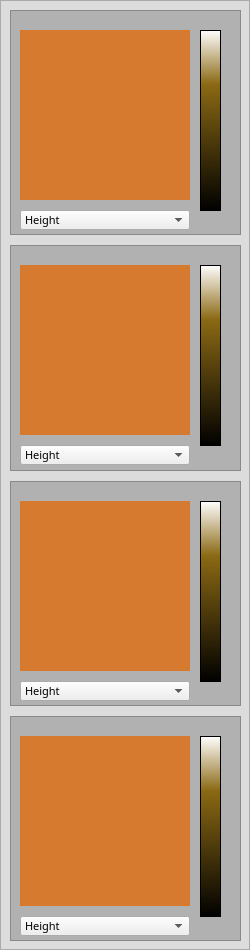
     <widget class="QFrame" name="frame">
      <property name="styleSheet">
       <string notr="true">QFrame
{background-color:rgb(220, 220, 220)
}</string>
      </property>
      <property name="frameShape">
       <enum>QFrame::StyledPanel</enum>
      </property>
      <property name="frameShadow">
       <enum>QFrame::Raised</enum>
      </property>
      <widget class="QWidget" name="layoutWidget">
       <property name="geometry">
        <rect>
         <x>10</x>
         <y>10</y>
         <width>231</width>
         <height>931</height>
        </rect>
       </property>
       <layout class="QVBoxLayout" name="verticalLayout_2" stretch="1,1,1,1">
        <property name="spacing">
         <number>10</number>
        </property>
        <item>
         <widget class="QFrame" name="frame_2">
          <property name="sizePolicy">
           <sizepolicy hsizetype="Expanding" vsizetype="Expanding">
            <horstretch>0</horstretch>
            <verstretch>0</verstretch>
           </sizepolicy>
          </property>
          <property name="styleSheet">
           <string notr="true">QFrame
{background-color:rgb(177, 177, 177)}</string>
          </property>
          <property name="frameShape">
           <enum>QFrame::StyledPanel</enum>
          </property>
          <property name="frameShadow">
           <enum>QFrame::Raised</enum>
          </property>
          <widget class="QComboBox" name="comboBox">
           <property name="geometry">
            <rect>
             <x>10</x>
             <y>200</y>
             <width>170</width>
             <height>20</height>
            </rect>
           </property>
           <property name="sizePolicy">
            <sizepolicy hsizetype="Expanding" vsizetype="Expanding">
             <horstretch>0</horstretch>
             <verstretch>0</verstretch>
            </sizepolicy>
           </property>
           <property name="font">
            <font>
             <family>Arial Black</family>
             <pointsize>8</pointsize>
            </font>
           </property>
           <item>
            <property name="text">
             <string>Height</string>
            </property>
           </item>
           <item>
            <property name="text">
             <string>Deflection</string>
            </property>
           </item>
           <item>
            <property name="text">
             <string>Amplitude Error</string>
            </property>
           </item>
           <item>
            <property name="text">
             <string>Phase</string>
            </property>
           </item>
           <item>
            <property name="text">
             <string>Off</string>
            </property>
           </item>
          </widget>
          <widget class="QFrame" name="frame_25">
           <property name="geometry">
            <rect>
             <x>10</x>
             <y>20</y>
             <width>170</width>
             <height>170</height>
            </rect>
           </property>
           <property name="styleSheet">
            <string notr="true">QFrame{background-color:rgb(214, 122, 47)}</string>
           </property>
           <property name="frameShape">
            <enum>QFrame::StyledPanel</enum>
           </property>
           <property name="frameShadow">
            <enum>QFrame::Raised</enum>
           </property>
           <widget class="QLabel" name="label">
            <property name="geometry">
             <rect>
              <x>0</x>
              <y>0</y>
              <width>170</width>
              <height>170</height>
             </rect>
            </property>
            <property name="sizePolicy">
             <sizepolicy hsizetype="Expanding" vsizetype="Expanding">
              <horstretch>0</horstretch>
              <verstretch>0</verstretch>
             </sizepolicy>
            </property>
            <property name="text">
             <string/>
            </property>
           </widget>
          </widget>
          <widget class="QFrame" name="frame_35">
           <property name="geometry">
            <rect>
             <x>190</x>
             <y>20</y>
             <width>21</width>
             <height>181</height>
            </rect>
           </property>
           <property name="styleSheet">
            <string notr="true">QFrame{background:qlineargradient(y1:0,y2:1,stop:0 rgb(255, 255, 255),stop:0.3 rgb(139,105,20),stop:1 rgb(0, 0, 0))}</string>
           </property>
           <property name="frameShape">
            <enum>QFrame::StyledPanel</enum>
           </property>
           <property name="frameShadow">
            <enum>QFrame::Raised</enum>
           </property>
          </widget>
         </widget>
        </item>
        <item>
         <widget class="QFrame" name="frame_3">
          <property name="sizePolicy">
           <sizepolicy hsizetype="Expanding" vsizetype="Expanding">
            <horstretch>0</horstretch>
            <verstretch>0</verstretch>
           </sizepolicy>
          </property>
          <property name="styleSheet">
           <string notr="true">QFrame
{background-color:rgb(177, 177, 177)}</string>
          </property>
          <property name="frameShape">
           <enum>QFrame::StyledPanel</enum>
          </property>
          <property name="frameShadow">
           <enum>QFrame::Raised</enum>
          </property>
          <widget class="QComboBox" name="comboBox_2">
           <property name="geometry">
            <rect>
             <x>10</x>
             <y>200</y>
             <width>170</width>
             <height>20</height>
            </rect>
           </property>
           <property name="sizePolicy">
            <sizepolicy hsizetype="Expanding" vsizetype="Expanding">
             <horstretch>0</horstretch>
             <verstretch>0</verstretch>
            </sizepolicy>
           </property>
           <property name="font">
            <font>
             <family>Arial Black</family>
             <pointsize>8</pointsize>
            </font>
           </property>
           <item>
            <property name="text">
             <string>Height</string>
            </property>
           </item>
           <item>
            <property name="text">
             <string>Deflection</string>
            </property>
           </item>
           <item>
            <property name="text">
             <string>Amplitude Error</string>
            </property>
           </item>
           <item>
            <property name="text">
             <string>Phase</string>
            </property>
           </item>
           <item>
            <property name="text">
             <string>Off</string>
            </property>
           </item>
          </widget>
          <widget class="QFrame" name="frame_26">
           <property name="geometry">
            <rect>
             <x>10</x>
             <y>20</y>
             <width>170</width>
             <height>170</height>
            </rect>
           </property>
           <property name="styleSheet">
            <string notr="true">QFrame{background-color:rgb(214, 122, 47)}</string>
           </property>
           <property name="frameShape">
            <enum>QFrame::StyledPanel</enum>
           </property>
           <property name="frameShadow">
            <enum>QFrame::Raised</enum>
           </property>
           <widget class="QLabel" name="label_3">
            <property name="geometry">
             <rect>
              <x>0</x>
              <y>0</y>
              <width>170</width>
              <height>170</height>
             </rect>
            </property>
            <property name="sizePolicy">
             <sizepolicy hsizetype="Expanding" vsizetype="Expanding">
              <horstretch>0</horstretch>
              <verstretch>0</verstretch>
             </sizepolicy>
            </property>
            <property name="text">
             <string/>
            </property>
           </widget>
          </widget>
          <widget class="QFrame" name="frame_36">
           <property name="geometry">
            <rect>
             <x>190</x>
             <y>20</y>
             <width>21</width>
             <height>181</height>
            </rect>
           </property>
           <property name="styleSheet">
            <string notr="true">QFrame{background:qlineargradient(y1:0,y2:1,stop:0 rgb(255, 255, 255),stop:0.3 rgb(139,105,20),stop:1 rgb(0, 0, 0))}</string>
           </property>
           <property name="frameShape">
            <enum>QFrame::StyledPanel</enum>
           </property>
           <property name="frameShadow">
            <enum>QFrame::Raised</enum>
           </property>
          </widget>
         </widget>
        </item>
        <item>
         <widget class="QFrame" name="frame_4">
          <property name="sizePolicy">
           <sizepolicy hsizetype="Expanding" vsizetype="Expanding">
            <horstretch>0</horstretch>
            <verstretch>0</verstretch>
           </sizepolicy>
          </property>
          <property name="styleSheet">
           <string notr="true">QFrame
{background-color:rgb(177, 177, 177)}</string>
          </property>
          <property name="frameShape">
           <enum>QFrame::StyledPanel</enum>
          </property>
          <property name="frameShadow">
           <enum>QFrame::Raised</enum>
          </property>
          <widget class="QComboBox" name="comboBox_3">
           <property name="geometry">
            <rect>
             <x>10</x>
             <y>200</y>
             <width>170</width>
             <height>20</height>
            </rect>
           </property>
           <property name="sizePolicy">
            <sizepolicy hsizetype="Expanding" vsizetype="Expanding">
             <horstretch>0</horstretch>
             <verstretch>0</verstretch>
            </sizepolicy>
           </property>
           <property name="font">
            <font>
             <family>Arial Black</family>
             <pointsize>8</pointsize>
            </font>
           </property>
           <item>
            <property name="text">
             <string>Height</string>
            </property>
           </item>
           <item>
            <property name="text">
             <string>Deflection</string>
            </property>
           </item>
           <item>
            <property name="text">
             <string>Amplitude Error</string>
            </property>
           </item>
           <item>
            <property name="text">
             <string>Phase</string>
            </property>
           </item>
           <item>
            <property name="text">
             <string>Off</string>
            </property>
           </item>
          </widget>
          <widget class="QFrame" name="frame_27">
           <property name="geometry">
            <rect>
             <x>10</x>
             <y>20</y>
             <width>170</width>
             <height>170</height>
            </rect>
           </property>
           <property name="styleSheet">
            <string notr="true">QFrame{background-color:rgb(214, 122, 47)}</string>
           </property>
           <property name="frameShape">
            <enum>QFrame::StyledPanel</enum>
           </property>
           <property name="frameShadow">
            <enum>QFrame::Raised</enum>
           </property>
           <widget class="QLabel" name="label_4">
            <property name="geometry">
             <rect>
              <x>0</x>
              <y>0</y>
              <width>170</width>
              <height>170</height>
             </rect>
            </property>
            <property name="sizePolicy">
             <sizepolicy hsizetype="Expanding" vsizetype="Expanding">
              <horstretch>0</horstretch>
              <verstretch>0</verstretch>
             </sizepolicy>
            </property>
            <property name="text">
             <string/>
            </property>
           </widget>
          </widget>
          <widget class="QFrame" name="frame_37">
           <property name="geometry">
            <rect>
             <x>190</x>
             <y>20</y>
             <width>21</width>
             <height>181</height>
            </rect>
           </property>
           <property name="styleSheet">
            <string notr="true">QFrame{background:qlineargradient(y1:0,y2:1,stop:0 rgb(255, 255, 255),stop:0.3 rgb(139,105,20),stop:1 rgb(0, 0, 0))}</string>
           </property>
           <property name="frameShape">
            <enum>QFrame::StyledPanel</enum>
           </property>
           <property name="frameShadow">
            <enum>QFrame::Raised</enum>
           </property>
          </widget>
         </widget>
        </item>
        <item>
         <widget class="QFrame" name="frame_5">
          <property name="sizePolicy">
           <sizepolicy hsizetype="Expanding" vsizetype="Expanding">
            <horstretch>0</horstretch>
            <verstretch>0</verstretch>
           </sizepolicy>
          </property>
          <property name="styleSheet">
           <string notr="true">QFrame
{background-color:rgb(177, 177, 177)}</string>
          </property>
          <property name="frameShape">
           <enum>QFrame::StyledPanel</enum>
          </property>
          <property name="frameShadow">
           <enum>QFrame::Raised</enum>
          </property>
          <widget class="QComboBox" name="comboBox_4">
           <property name="geometry">
            <rect>
             <x>10</x>
             <y>200</y>
             <width>170</width>
             <height>20</height>
            </rect>
           </property>
           <property name="sizePolicy">
            <sizepolicy hsizetype="Expanding" vsizetype="Expanding">
             <horstretch>0</horstretch>
             <verstretch>0</verstretch>
            </sizepolicy>
           </property>
           <property name="font">
            <font>
             <family>Arial Black</family>
             <pointsize>8</pointsize>
            </font>
           </property>
           <item>
            <property name="text">
             <string>Height</string>
            </property>
           </item>
           <item>
            <property name="text">
             <string>Deflection</string>
            </property>
           </item>
           <item>
            <property name="text">
             <string>Amplitude Error</string>
            </property>
           </item>
           <item>
            <property name="text">
             <string>Phase</string>
            </property>
           </item>
           <item>
            <property name="text">
             <string>Off</string>
            </property>
           </item>
          </widget>
          <widget class="QFrame" name="frame_28">
           <property name="geometry">
            <rect>
             <x>10</x>
             <y>20</y>
             <width>170</width>
             <height>170</height>
            </rect>
           </property>
           <property name="styleSheet">
            <string notr="true">QFrame{background-color:rgb(214, 122, 47)}</string>
           </property>
           <property name="frameShape">
            <enum>QFrame::StyledPanel</enum>
           </property>
           <property name="frameShadow">
            <enum>QFrame::Raised</enum>
           </property>
           <widget class="QLabel" name="label_5">
            <property name="geometry">
             <rect>
              <x>0</x>
              <y>0</y>
              <width>170</width>
              <height>170</height>
             </rect>
            </property>
            <property name="sizePolicy">
             <sizepolicy hsizetype="Expanding" vsizetype="Expanding">
              <horstretch>0</horstretch>
              <verstretch>0</verstretch>
             </sizepolicy>
            </property>
            <property name="text">
             <string/>
            </property>
           </widget>
          </widget>
          <widget class="QFrame" name="frame_38">
           <property name="geometry">
            <rect>
             <x>190</x>
             <y>20</y>
             <width>21</width>
             <height>181</height>
            </rect>
           </property>
           <property name="styleSheet">
            <string notr="true">QFrame{background:qlineargradient(y1:0,y2:1,stop:0 rgb(255, 255, 255),stop:0.3 rgb(139,105,20),stop:1 rgb(0, 0, 0))}</string>
           </property>
           <property name="frameShape">
            <enum>QFrame::StyledPanel</enum>
           </property>
           <property name="frameShadow">
            <enum>QFrame::Raised</enum>
           </property>
          </widget>
         </widget>
        </item>
       </layout>
      </widget>
     </widget>
